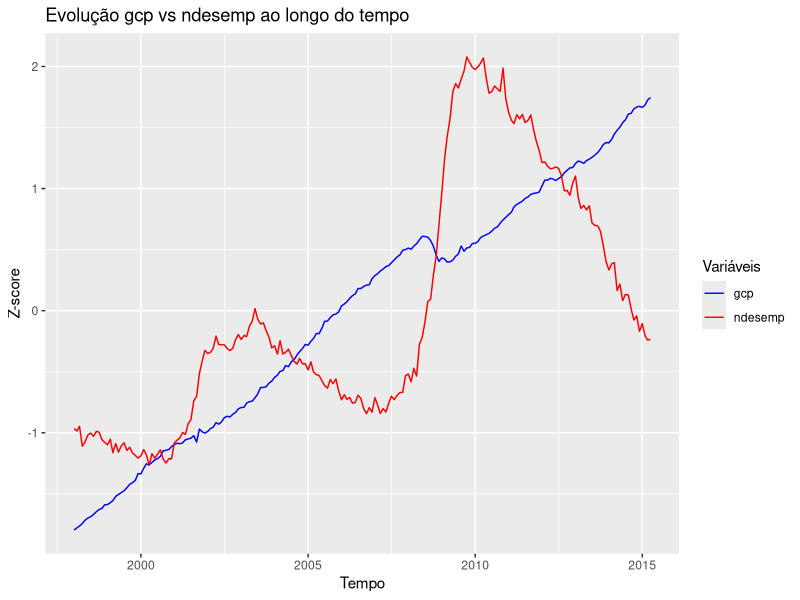

The R script that drew this image:
# Importar bibliotecas
library(ggplot2)
library(readxl)

# Ler data do ficheiro econ.xlsx 
data <- read_excel("econ.xlsx")

# Selecionar a data a utilizar
data <- subset(data, as.Date(tempo, format = "%d/%m/%Y") >= as.Date("1998-01-01"))

# Transform the data associated with each variable
data$gcp_z <- (data$gcp - mean(data$gcp)) / sd(data$gcp)
data$ndesemp_z <- (data$ndesemp - mean(data$ndesemp)) / sd(data$ndesemp)

# Criar o plot atraves do ggplot
ggplot(data, aes(x = tempo)) +
  geom_line(aes(y = gcp_z, color = "gcp")) +
  geom_line(aes(y = ndesemp_z, color = "ndesemp")) +
  scale_color_manual(name = "Variáveis", values = c("gcp" = "blue", "ndesemp" = "red")) +
  labs(x = "Tempo", y = "Z-score") +
  ggtitle("Evolução gcp vs ndesemp ao longo do tempo")

